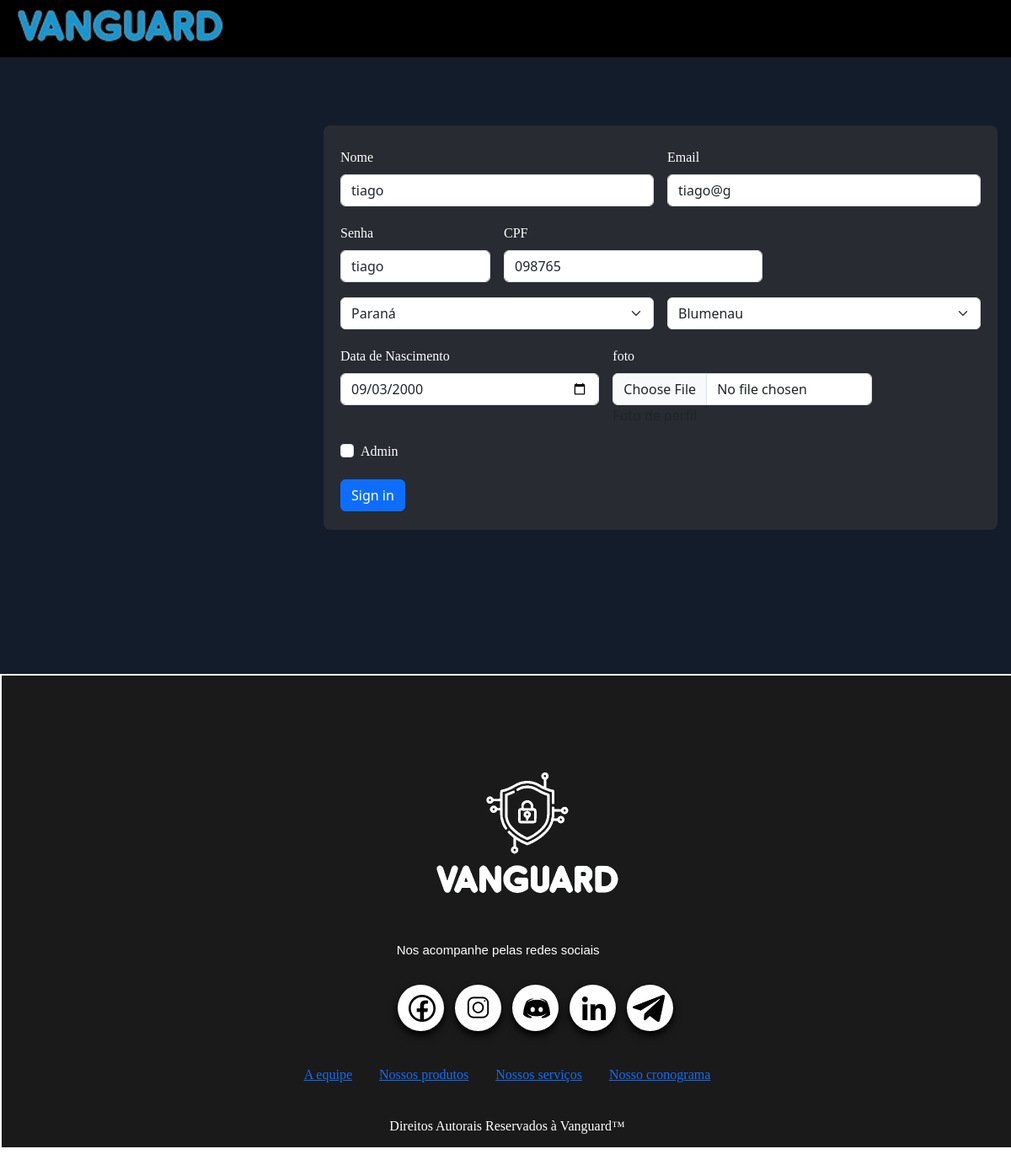
The page /editarPerfilFunc.php?usuario_id=59 (signed in) on the database its author committed.
### tables this page shows
CREATE TABLE `usuario` (
  `usuario_id` int(11) NOT NULL,
  `nome` varchar(50) NOT NULL,
  `dt_nasc` date NOT NULL,
  `email` varchar(150) NOT NULL,
  `senha` varchar(100) NOT NULL,
  `cpf` char(11) NOT NULL,
  `foto` text DEFAULT NULL,
  `estado_id` int(11) NOT NULL,
  `cidade_id` int(11) NOT NULL,
  `is_admin` tinyint(1) NOT NULL,
  `plano_id` int(11) NOT NULL
);

### editarPerfilFunc.php (the view, shortened to what this page needs)
<?php
include_once('src/php/conexao.php');
if(!empty($_GET['usuario_id'])) {
        $id = $_GET['usuario_id'];
        $stmt = $conn->prepare("SELECT * FROM usuario WHERE usuario_id = ?");
        $stmt->bind_param("i", $id);
        $stmt->execute();
        $result = $stmt->get_result();
        if($result->num_rows > 0) {
            while($user_data = $result->fetch_assoc()) {
            $nome = $user_data['nome'];
            $senha = $user_data['senha'];
            $email = $user_data['email'];
            $dt_nasc = $user_data['dt_nasc'];
            $cpf = $user_data['cpf'];
                }
        }
}
$sql_code_states = "SELECT * FROM estado ORDER BY nome_estado ASC";
$sql_query_states = $conn->query($sql_code_states) or die($conn->error);
$sql_code_cities = "SELECT * FROM cidades ORDER BY nome_cidade ASC";
$sql_query_cities = $conn->query($sql_code_cities) or die($conn->error);
?>
<!DOCTYPE html>
<html lang="pt-br">
<head>
        <link rel="stylesheet" href="src/css/index.css">
        <link rel="stylesheet" href="src/css/style-editPerfil.css">
        <link href="https://cdn.jsdelivr.net/npm/bootstrap@5.3.3/dist/css/bootstrap.min.css" rel="stylesheet"
>
        <link rel="stylesheet" href="src/css/responsivo-cadastro.css">
        <link href="https://fonts.cdnfonts.com/css/eingrantch-mono" rel="stylesheet">
        <link href="https://fonts.cdnfonts.com/css/codygoon" rel="stylesheet">
        <link href="https://fonts.cdnfonts.com/css/milestone-one" rel="stylesheet">
</head>
<body>
        <header class="cabecalho">
                <a href="index.html"><img class="logo" src="src/imagem/logos/VanguardLogo - titulo.png"
                                alt="titulo da Vanguard"></a>
        </header>
        <main class="home">
                <div class="area">
                <form class="row g-3" action="src/php/saveEdit.php" method="POST" enctype="multipart/form-data">
                                <div class="col-md-6">
                                        <label for="inputEmail4" class="form-label">Nome</label>
                                        <input type="text" class="form-control" id="inputEmail4" name="nome" value=<?php echo $nome;?>>
                                </div>
                                <div class="col-md-6">
                                        <label for="inputPassword4" class="form-label">Email</label>
                                        <input type="email" class="form-control" id="inputPassword4"
                                        name="email"  value=<?php echo $email;?>>
                                </div>
                                <div class="col-3">
                                        <label for="inputAddress" class="form-label">Senha</label>
                                        <input type="text" class="form-control" id="inputAddress"
                                        name="senha"
                                        value=<?php echo $senha;?>>
                                </div>
                                <div class="col-5">
                                        <label for="inputAddress2" class="form-label">CPF</label>
                                        <input type="number" class="form-control" id="inputAddress2"
                                        name="cpf" value=<?php echo $cpf;?>>
                                </div>
                                <div class="col-6">
                                <select name="estado" id="estado" class="form-select"   required>
                                <?php while ($estadoRow = $sql_query_states->fetch_assoc()) { ?>
                                        <option value="<?php echo $estadoRow['estado_id']; ?>">
                                        <?php echo htmlspecialchars($estadoRow['nome_estado']); ?>
                                </option>
                            <?php } ?>
                        </select>
                    </div>
                    <div class="col-6">
                                <select name="cidade" id="cidade" class="form-select"   required>
                                <?php while ($cidadeRow = $sql_query_cities->fetch_assoc()) { ?>
                                        <option value="<?php echo $cidadeRow['cidade_id']; ?>">
                                        <?php echo htmlspecialchars($cidadeRow['nome_cidade']); ?>
                                </option>
                            <?php } ?>
                        </select>
                    </div>
                                <div class="col-md-5">
                                        <label for="inputZip" class="form-label">Data de Nascimento</label>
                                        <input type="date" class="form-control" id="inputZip"
                                        name="dt_nasc" value=<?php echo $dt_nasc;?>>
                                </div>
                              <div class="col-md-5">
                                        <label for="inputZip" class="form-label">foto</label>
                                <input type="file" class="form-control" name="foto" id="foto">
                        <span>Foto de perfil</span>
</div>
<div class="col-md-6">
<div class="form-check">
  <input class="form-check-input" type="checkbox" value="" id="flexCheckDefault" name="is_admin">
  <label class="form-check-label" for="flexCheckDefault">
    Admin
  </label>
</div>
</div>
                          <div class="col-12">
                                        <button type="submit" class="btn btn-primary" name="update">Sign in</button>
                                </div>
                        </form>
                </div>
        </main>
        <footer class="roda-pe">
                <img src="src/imagem/logos/VanguardLogo-Escuro.png" alt="logo da Vanguard" class="logo">
                <h5 class="subtitulo">Nos acompanhe pelas redes sociais</h5>
                <div class="social_media">
                        <a href="facebook link" id="facebook" title="Facebook" target="_blank">
                                <img src="src/imagem/icones/Facebook.png" alt="botão do perfil do facebook da Vanguard">
                        </a>
                        <a href="" id="instagram" title="Instagram" target="_blank">
                                <img src="src/imagem/icones/instagram.png"
                                        alt="botão do perfil do instagram da Vanguard">
                        </a>
                        <a href="discord" title="discord" id="discord" target="_blank">
                                <img src="src/imagem/icones/discord.png" alt="botão do chat do discord da Vanguard">
                        </a>
                        <a href="linkedin" title="linkedin" id="linkedin" target="_blank">
                                <img src="src/imagem/icones/linkedin.png" alt="botão do perfil do linkedin da Vanguard">
                        </a>
                        <a href="telegram" title="telegram" id="telegram" target="_blank">
                                <img src="src/imagem/icones/telegram.png" alt="botão do chat do telegram da Vanguard">
                        </a>
                </div>
                <div class="opcoes">
                        <div class="lista">
                                <a href="equipe.html">
                                        <h6>A equipe</h6>
                                </a>
                                <a href="produtos.html">
                                        <h6>Nossos produtos</h6>
                                </a>
                                <a href="serviços.html">
                                        <h6>Nossos serviços</h6>
                                </a>
                                <a href="cronograma.html">
                                        <h6>Nosso cronograma</h6>
                                </a>
                        </div>
                </div>
                <p id="copyright">Direitos Autorais Reservados à Vanguard&#8482;</p>
        </footer>
</body>
</html>

### src/css/index.css (style rules this page uses)
* { margin: 0; padding: 0; box-sizing: border-box; }
body { overflow-x: hidden; background: black; margin: 3px; flex: 1 1 100vw; flex-wrap: wrap; }
a { text-decoration: none; color: inherit; }

### src/css/style-editPerfil.css (style rules this page uses)
.cabecalho { height: 90px; background-color: rgb(0, 0, 0); display: flex; flex: 1 1 100vw; justify-content: space-between; align-items: center; padding: 0 20px; margin-top: -1.3pc; border-bottom: 1px solid rgb(26, 25, 25); }
.cabecalho .logo { display: flex; margin-top: 1pc; height: 55px; }
.home { display: flex; position: relative; background: #131c2b; height: 100%; min-height: calc(100vh - 69px); overflow: hidden; }
.home .area { position: relative; padding: 25px 20px 20px 20px; display: flex; margin-left: 24pc; margin-top: 5pc; width: 50pc; height: 480px; background: #353535a1; border-radius: 8px; overflow: hidden; }
label { color: #fff; font-family: 'Milestone One'; }
.roda-pe { height: 35pc; padding: 3px; padding-bottom: 5pc; display: grid; color: #fff; margin: 2px; width: 100%; flex: 1 1 100vw; background-color: #1a1a1a; }
.roda-pe .opcoes { display: flex; justify-content: center; }
.roda-pe .opcoes .lista { display: flex; font-size: 20px; font-family: 'Codygoon'; justify-content: center; text-align: center; align-items: center; }
.roda-pe .opcoes .lista a { margin: 1pc; margin-bottom: 2pc; margin-top: 2pc; }
.roda-pe .logo { margin-left: 42%; margin-top: 4pc; width: 250px; }
.roda-pe .social_media { display: flex; position: relative; align-items: center; margin-left: 38%; }
.roda-pe .subtitulo { display: flex; margin-left: 39%; margin-bottom: 2pc; font-size: 15px; text-align: center; font-family: 'Codygoon', sans-serif; }
.roda-pe .social_media a { position: relative; display: flex; margin-left: 13px; margin-bottom: 10px; justify-content: center; align-items: center; text-align: center; padding: 2px 2px 1px 5px; background-color: #fff; width: 55px; height: 55px; border-radius: 50%; box-shadow: 0 5px 10px rgb(0, 0, 0); }
.roda-pe .social_media img { height: 2pc; }
.roda-pe .social_media #telegram img { margin-right: 5px; }
.roda-pe #copyright { font-family: 'Codygoon'; color: #fff; text-align: center; }

### rows shown on the page
usuario: nome "tiago", email "tiago@g", senha "tiago", cpf "098765", dt_nasc "09/03/2000"

### other values the page prints
form field estado "Paraná"
form field cidade "Blumenau"
